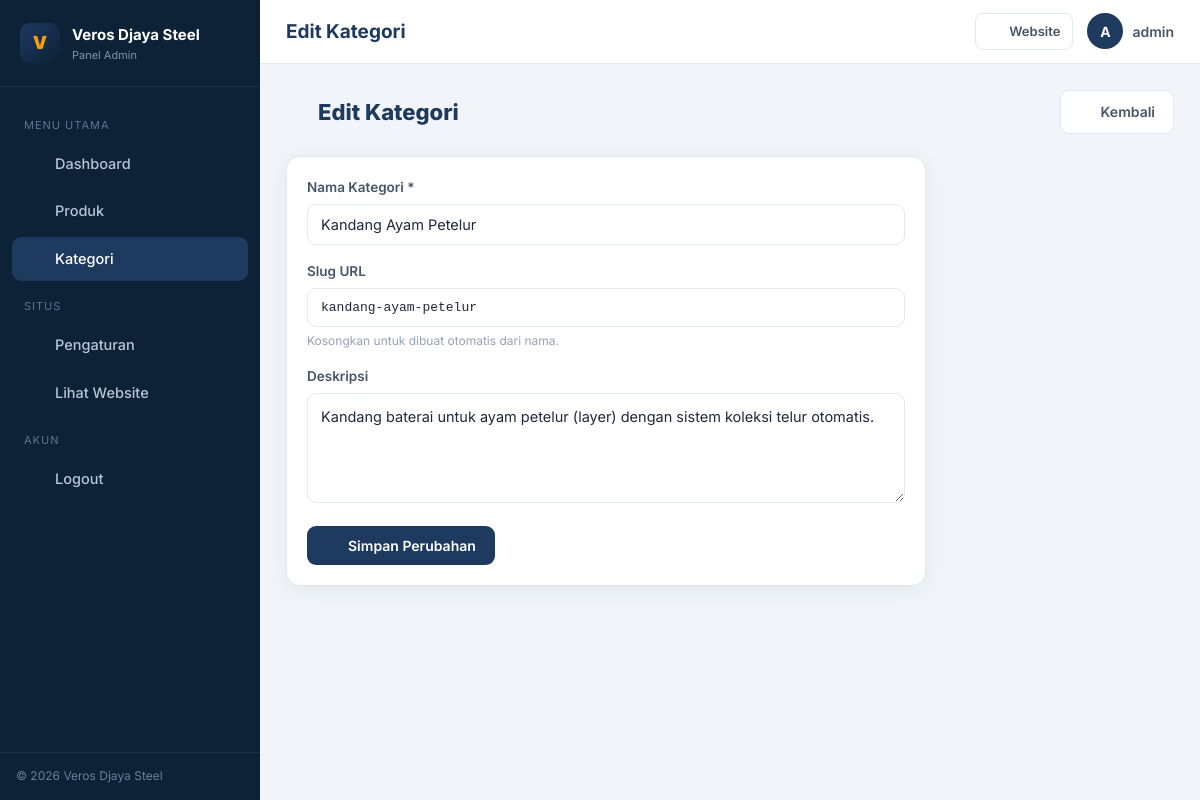
Page /admin/category_form.php?id=1 (signed in) on the committed database.
### tables this page shows
CREATE TABLE IF NOT EXISTS `categories` (
  `id`          INT AUTO_INCREMENT PRIMARY KEY,
  `name`        VARCHAR(100) NOT NULL,
  `slug`        VARCHAR(120) NOT NULL UNIQUE,
  `description` TEXT DEFAULT NULL,
  `created_at`  TIMESTAMP DEFAULT CURRENT_TIMESTAMP
);

### admin/category_form.php (the view, shortened to what this page needs)
<?php
require_once __DIR__ . '/config/db.php';
require_once __DIR__ . '/../inc/functions.php';
$id = isset($_GET['id']) ? (int)$_GET['id'] : 0;
$c = ['name' => '', 'slug' => '', 'description' => ''];
if ($id) {
    $stmt = $pdo->prepare("SELECT * FROM categories WHERE id = ? LIMIT 1");
    $stmt->execute([$id]);
    $row = $stmt->fetch();
    $c = $row;
}
require_once __DIR__ . '/includes/header.php';
?>
<div class="page-head">
  <div><h2><?php echo icon('grid'); ?> <?php echo $id ? 'Edit Kategori' : 'Tambah Kategori'; ?></h2></div>
  <a href="categories.php" class="btn btn-light"><?php echo icon('chevron'); ?> Kembali</a>
</div>
<div class="card" style="max-width:640px;">
  <div class="card__body">
    <form method="post">
      <div class="field">
        <label for="name">Nama Kategori *</label>
        <input class="input" type="text" id="name" name="name" data-slug-source value="<?php echo e($c['name']); ?>" placeholder="mis. Kandang Ayam Petelur" required>
      </div>
      <div class="field">
        <label for="slug">Slug URL</label>
        <input class="input" type="text" id="slug" name="slug" data-slug-target value="<?php echo e($c['slug']); ?>" placeholder="otomatis dari nama" style="font-family:monospace;font-size:13px;">
        <div class="hint">Kosongkan untuk dibuat otomatis dari nama.</div>
      </div>
      <div class="field">
        <label for="description">Deskripsi</label>
        <textarea class="textarea" id="description" name="description" placeholder="Deskripsi singkat kategori (opsional)."><?php echo e($c['description']); ?></textarea>
      </div>
      <button type="submit" class="btn btn-primary"><?php echo icon('check'); ?> <?php echo $id ? 'Simpan Perubahan' : 'Simpan Kategori'; ?></button>
    </form>
  </div>
</div>
<?php require_once __DIR__ . '/includes/footer.php'; ?>

### admin/assets/admin.css (style rules this page uses)
:root { --primary:#1e3a5f; --primary-dark:#14304d; --accent:#f59e0b; --accent-dark:#d97706; --sidebar:#0d2137; --sidebar-2:#12293f; --wa:#25d366; --danger:#dc2626; --success:#16a34a; --info:#0ea5e9; --warning:#f59e0b; --bg:#f1f5f9; --surface:#fff; --surface-2:#f8fafc; --text:#1e293b; --text-2:#475569; --muted:#94a3b8; --border:#e2e8f0; --radius:14px; --radius-sm:9px; --shadow:0 4px 20px rgba(15,39,64,.07); --font:'Inter',-apple-system,BlinkMacSystemFont,'Segoe UI',sans-serif; }
*,*::before,*::after { box-sizing:border-box;margin:0;padding:0 }
body { font-family:var(--font);background:var(--bg);color:var(--text);line-height:1.55;-webkit-font-smoothing:antialiased }
a { text-decoration:none;color:inherit }
.btn { display:inline-flex;align-items:center;justify-content:center;gap:8px;font-weight:600;font-size:14px;padding:10px 18px;border-radius:9px;border:1px solid transparent;cursor:pointer;transition:.15s;font-family:inherit;white-space:nowrap }
.btn-primary { background:var(--primary);color:#fff }
.btn-light { background:var(--surface);color:var(--text-2);border-color:var(--border) }
.card { background:var(--surface);border:1px solid var(--border);border-radius:var(--radius);box-shadow:var(--shadow) }
.card__body { padding:20px }
.page-head { display:flex;align-items:center;justify-content:space-between;gap:14px;margin-bottom:22px;flex-wrap:wrap }
.page-head h2 { font-size:22px;color:var(--primary);font-weight:800;display:flex;align-items:center;gap:10px }
.field { margin-bottom:16px }
.field label { display:block;font-weight:600;font-size:13.5px;color:var(--text-2);margin-bottom:6px }
.field .hint { font-size:12px;color:var(--muted);margin-top:5px }
.input,.select,.textarea { width:100%;padding:11px 13px;border:1px solid var(--border);border-radius:9px;font-size:14.5px;font-family:inherit;color:var(--text);background:var(--surface);transition:.15s }
.textarea { resize:vertical;min-height:110px;line-height:1.6 }

### rows in the picture
categories: name "Kandang Ayam Petelur", slug "kandang-ayam-petelur", description "Kandang baterai untuk ayam petelur (layer) dengan sistem koleksi telur otomatis."

### other values in the picture
$company "Veros Djaya Steel"
$page_title "Edit Kategori"
substr($adminName, 0, 1) "A"
$adminName "admin"
